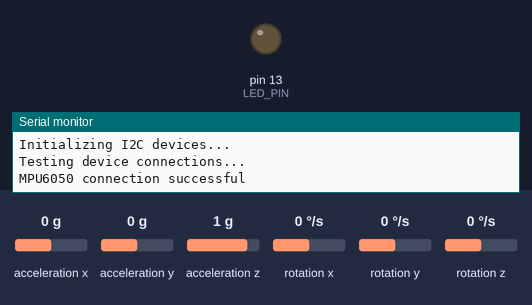
This sketch was run on a simulated Arduino Uno, built with avr-gcc and run on an emulated ATmega328P. Parts: output pins drawn as LEDs (lit = HIGH), the last lines printed to the serial monitor. Dashed ring = blinking. Inputs (shaded band) come from the test bench; at power-on: acceleration z 1 g, acceleration x 0 g, acceleration y 0 g, rotation x 0 °/s, rotation y 0 °/s, rotation z 0 °/s.

Above: at 0.09 s.
At 4.2 s:
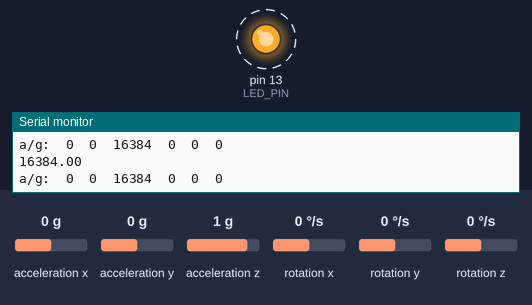
4.3 s: acceleration z set to -1.4 g
7.3 s: acceleration x set to -1.4 g
Timing chart, 0 to 16.3 s (numbered marks = the images above; inputs shaded):
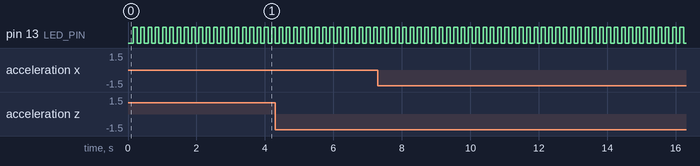

Measured:
- by itself, pin 13 (LED_PIN): alternates HIGH for 0.11 s and LOW for 0.11 s

The sketch:

MPU6050.ino
```cpp
// I2C device class (I2Cdev) demonstration Arduino sketch for MPU6050 class
// 10/7/2011 by Jeff Rowberg <jeff@rowberg.net>
// Updates should (hopefully) always be available at https://github.com/jrowberg/i2cdevlib
//
// Changelog:
//     2011-10-07 - initial release

/* ============================================
I2Cdev device library code is placed under the MIT license
Copyright (c) 2011 Jeff Rowberg

Permission is hereby granted, free of charge, to any person obtaining a copy
of this software and associated documentation files (the "Software"), to deal
in the Software without restriction, including without limitation the rights
to use, copy, modify, merge, publish, distribute, sublicense, and/or sell
copies of the Software, and to permit persons to whom the Software is
furnished to do so, subject to the following conditions:

The above copyright notice and this permission notice shall be included in
all copies or substantial portions of the Software.

THE SOFTWARE IS PROVIDED "AS IS", WITHOUT WARRANTY OF ANY KIND, EXPRESS OR
IMPLIED, INCLUDING BUT NOT LIMITED TO THE WARRANTIES OF MERCHANTABILITY,
FITNESS FOR A PARTICULAR PURPOSE AND NONINFRINGEMENT. IN NO EVENT SHALL THE
AUTHORS OR COPYRIGHT HOLDERS BE LIABLE FOR ANY CLAIM, DAMAGES OR OTHER
LIABILITY, WHETHER IN AN ACTION OF CONTRACT, TORT OR OTHERWISE, ARISING FROM,
OUT OF OR IN CONNECTION WITH THE SOFTWARE OR THE USE OR OTHER DEALINGS IN
THE SOFTWARE.
===============================================
*/

// Arduino Wire library is required if I2Cdev I2CDEV_ARDUINO_WIRE implementation
// is used in I2Cdev.h
#include "Wire.h"

// I2Cdev and MPU6050 must be installed as libraries, or else the .cpp/.h files
// for both classes must be in the include path of your project
#include "I2Cdev.h"
#include "MPU6050.h"

// class default I2C address is 0x68
// specific I2C addresses may be passed as a parameter here
// AD0 low = 0x68 (default for InvenSense evaluation board)
// AD0 high = 0x69
MPU6050 accelgyro;

int16_t ax, ay, az;
int16_t gx, gy, gz;
float accelNorm = 0;

#define LED_PIN 13
bool blinkState = false;
int showinterval = 0;

const int numReadings = 10;
float readings[numReadings];      // the readings from the analog input
int readIndex = 0;              // the index of the current reading
float total = 0;                  // the running total
float average = 0;                // the average

void setup() {
    // join I2C bus (I2Cdev library doesn't do this automatically)
    Wire.begin();

    // initialize serial communication
    // (38400 chosen because it works as well at 8MHz as it does at 16MHz, but
    // it's really up to you depending on your project)
    Serial.begin(9600);

    // initialize device
    Serial.println("Initializing I2C devices...");
    accelgyro.initialize();

    // verify connection
    Serial.println("Testing device connections...");
    Serial.println(accelgyro.testConnection() ? "MPU6050 connection successful" : "MPU6050 connection failed");

    // configure Arduino LED for
    pinMode(LED_PIN, OUTPUT);
}

void loop() {
    // read raw accel/gyro measurements from device
    accelgyro.getMotion6(&ax, &ay, &az, &gx, &gy, &gz);

    // these methods (and a few others) are also available
    //accelgyro.getAcceleration(&ax, &ay, &az);
    //accelgyro.getRotation(&gx, &gy, &gz);

    accelNorm = mySmoothing(sqrt(pow(ax, 2) + pow(ay, 2) + pow(az, 2)));
//     display tab-separated accel/gyro x/y/z values
      Serial.println(accelNorm);
      Serial.print("a/g:\t");
      Serial.print(ax); Serial.print("\t");
      Serial.print(ay); Serial.print("\t");
      Serial.print(az); Serial.print("\t");
      Serial.print(gx); Serial.print("\t");
      Serial.print(gy); Serial.print("\t");
      Serial.println(gz);
      delay(100);

    // blink LED to indicate activity
    blinkState = !blinkState;
    digitalWrite(LED_PIN, blinkState);
}

int mySmoothing(int fsensorValue){

  // subtract the last reading:
  total = total - readings[readIndex];
  // read from the sensor:
  // readings[readIndex] = analogRead(inputPin);
  readings[readIndex] = fsensorValue;
  // add the reading to the total:
  total = total + readings[readIndex];
  // advance to the next position in the array:
  readIndex = readIndex + 1;

  // if we're at the end of the array...
  if (readIndex >= numReadings) {
    // ...wrap around to the beginning:
    readIndex = 0;
  }

  // calculate the average:
  average = total / numReadings;
  // send it to the computer as ASCII digits
  //  Serial.println(average);
  delay(1);        // delay in between reads for stability
  return average;
}
```
